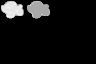

A level layout from a 2D game, rendered from its tile map. Below: a short description, then the map file with its tile-grid data intact:
An orthogonal 12x8 tile map with 8x8 px tiles, 1 tile layer (Tile Layer 1).

<map version="1.0" orientation="orthogonal" renderorder="right-down" width="12" height="8" tilewidth="8" tileheight="8" nextobjectid="1">
 <tileset firstgid="1" name="clouds" tilewidth="8" tileheight="8" tilecount="96" columns="12">
  <image source="clouds.png" trans="ff00e4" width="96" height="64" />
 </tileset>
 <layer name="Tile Layer 1" width="12" height="8">
  <data encoding="csv">
1,2,3,4,5,6,7,0,0,0,0,0,
13,14,15,16,17,18,19,0,0,0,0,0,
25,26,27,28,29,30,31,0,0,0,0,0,
0,0,0,0,0,0,0,0,0,0,0,0,
0,0,0,0,0,0,0,0,0,0,0,0,
0,0,0,0,0,0,0,0,0,0,0,0,
0,0,0,0,0,0,0,0,0,0,0,0,
0,0,0,0,0,0,0,0,0,0,0,0
</data>
 </layer>
</map>